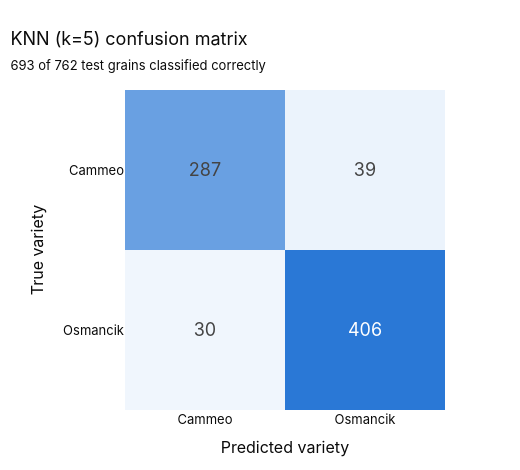

Notebook code cell kept with this figure:
### Markdown cell above
### Confusion Matrix

The confusion matrix breaks the predictions down further: rows are the true variety, columns are the predicted variety, and the diagonal holds the correct predictions.

### Code cell
import plotly.express as px
from sklearn.metrics import confusion_matrix

cm = confusion_matrix(y_test, y_pred)
class_names = list(label_encoder.classes_)

fig = px.imshow(
    cm,
    x=class_names,
    y=class_names,
    text_auto=True,  # print the count in each cell
    color_continuous_scale=["#f0f6fd", "#2a78d6"],  # light to dark blue: more grains = darker
    labels={"x": "Predicted variety", "y": "True variety", "color": "Grains"},
    template="plotly_white",
    width=520,
    height=470,
)
fig.update_traces(textfont_size=18, hovertemplate="True: %{y}<br>Predicted: %{x}<br>Grains: %{z}<extra></extra>")
fig.update_layout(
    title=dict(
        text="KNN (k=5) confusion matrix",
        subtitle=dict(text=f"{cm.trace()} of {cm.sum()} test grains classified correctly"),
        x=0.02,
    ),
    font=dict(family="Inter, Helvetica, Arial, sans-serif", size=13, color="#0b0b0b"),
    coloraxis_showscale=False,  # the numbers are printed in the cells, so no colour bar needed
    margin=dict(l=80, r=30, t=90, b=60),
)
fig.update_xaxes(side="bottom")
fig.show()

### Figure 1 — Plotly figure (JSON) as saved in the notebook; plotly's stock layout.template omitted (floating-point values rounded to 4 significant figures)
{"data": [{"coloraxis": "coloraxis", "hovertemplate": "True: %{y}<br>Predicted: %{x}<br>Grains: %{z}<extra></extra>", "name": "0", "textfont": {"size": 18}, "texttemplate": "%{z}", "type": "heatmap", "x": ["Cammeo", "Osmancik"], "xaxis": "x", "y": ["Cammeo", "Osmancik"], "yaxis": "y", "z": [[287, 39], [30, 406]]}], "layout": {"coloraxis": {"autocolorscale": false, "colorbar": {"title": {"text": "Grains"}}, "colorscale": [[0.0, "#f0f6fd"], [1.0, "#2a78d6"]], "showscale": false}, "font": {"color": "#0b0b0b", "family": "Inter, Helvetica, Arial, sans-serif", "size": 13}, "height": 470, "margin": {"b": 60, "l": 80, "r": 30, "t": 90}, "title": {"subtitle": {"text": "693 of 762 test grains classified correctly"}, "text": "KNN (k=5) confusion matrix", "x": 0.02}, "width": 520, "xaxis": {"anchor": "y", "constrain": "domain", "domain": [0.0, 1.0], "scaleanchor": "y", "side": "bottom", "title": {"text": "Predicted variety"}}, "yaxis": {"anchor": "x", "autorange": "reversed", "constrain": "domain", "domain": [0.0, 1.0], "title": {"text": "True variety"}}}}
